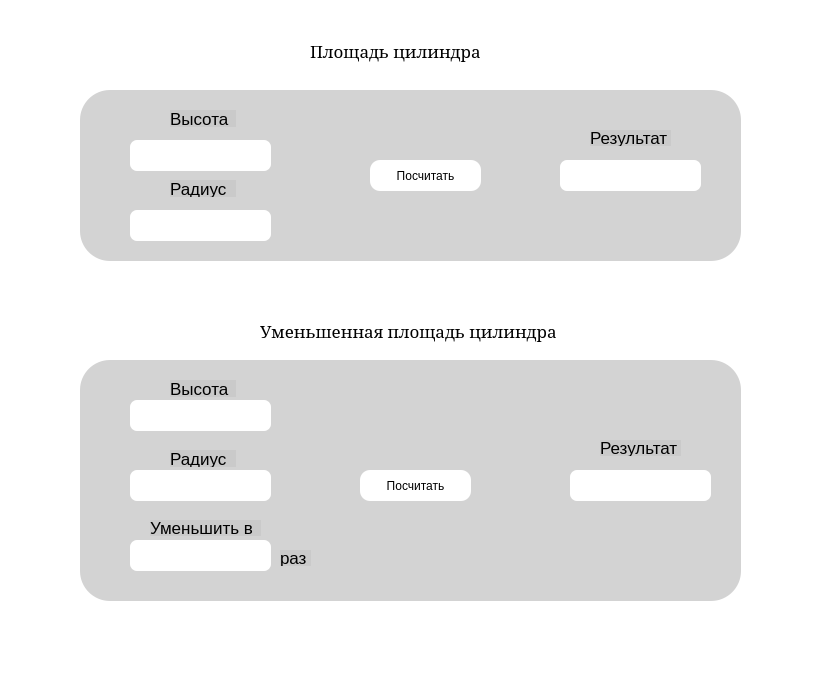
<?xml version="1.0" encoding="UTF-8"?>
<ui version="4.0">
 <class>MainWindow</class>
 <widget class="QMainWindow" name="MainWindow">
  <property name="geometry">
   <rect>
    <x>0</x>
    <y>0</y>
    <width>834</width>
    <height>691</height>
   </rect>
  </property>
  <property name="windowTitle">
   <string>MainWindow</string>
  </property>
  <property name="styleSheet">
   <string notr="true">* {
background-color: white;
}
QFrame {
background-color: rgba(200, 200, 200, 0.8);
border: none;
border-radius: 30px;
color: black;
}
QLabel {
background-color: white;
}
QFrame QLabel { 
background-color: rgba(200, 200, 200, 0.8);
}
QFrame QLineEdit, QPushButton {
background-color: white;
border:none;
}

QFrame QLineEdit {
color: black;
border-radius: 7px;
}
QFrame QPushButton {
border-radius: 10px;
}
QFrame QLineEdit:focus { 
border: 1px solid black;
}
QFrame QPushButton:hover { 
background-color: yellow;
border: 1px solid black;
}

</string>
  </property>
  <widget class="QWidget" name="centralwidget">
   <widget class="QLabel" name="label">
    <property name="geometry">
     <rect>
      <x>310</x>
      <y>30</y>
      <width>171</width>
      <height>41</height>
     </rect>
    </property>
    <property name="font">
     <font>
      <family>Serif</family>
      <pointsize>13</pointsize>
     </font>
    </property>
    <property name="text">
     <string>Площадь цилиндра </string>
    </property>
   </widget>
   <widget class="QFrame" name="frame">
    <property name="geometry">
     <rect>
      <x>80</x>
      <y>90</y>
      <width>661</width>
      <height>171</height>
     </rect>
    </property>
    <property name="styleSheet">
     <string notr="true"/>
    </property>
    <property name="frameShape">
     <enum>QFrame::StyledPanel</enum>
    </property>
    <property name="frameShadow">
     <enum>QFrame::Raised</enum>
    </property>
    <widget class="QPushButton" name="calculateSquareButton">
     <property name="geometry">
      <rect>
       <x>290</x>
       <y>70</y>
       <width>111</width>
       <height>31</height>
      </rect>
     </property>
     <property name="cursor">
      <cursorShape>PointingHandCursor</cursorShape>
     </property>
     <property name="styleSheet">
      <string notr="true"/>
     </property>
     <property name="text">
      <string>Посчитать</string>
     </property>
    </widget>
    <widget class="QLineEdit" name="heightLineEdit">
     <property name="geometry">
      <rect>
       <x>50</x>
       <y>50</y>
       <width>141</width>
       <height>31</height>
      </rect>
     </property>
    </widget>
    <widget class="QLineEdit" name="radiusLineEdit">
     <property name="geometry">
      <rect>
       <x>50</x>
       <y>120</y>
       <width>141</width>
       <height>31</height>
      </rect>
     </property>
    </widget>
    <widget class="QLineEdit" name="resultLineEdit">
     <property name="enabled">
      <bool>false</bool>
     </property>
     <property name="geometry">
      <rect>
       <x>480</x>
       <y>70</y>
       <width>141</width>
       <height>31</height>
      </rect>
     </property>
     <property name="cursor">
      <cursorShape>ArrowCursor</cursorShape>
     </property>
     <property name="readOnly">
      <bool>true</bool>
     </property>
    </widget>
    <widget class="QLabel" name="label_4">
     <property name="geometry">
      <rect>
       <x>510</x>
       <y>40</y>
       <width>81</width>
       <height>16</height>
      </rect>
     </property>
     <property name="font">
      <font>
       <pointsize>13</pointsize>
      </font>
     </property>
     <property name="text">
      <string>Результат</string>
     </property>
    </widget>
    <widget class="QLabel" name="label_3">
     <property name="geometry">
      <rect>
       <x>90</x>
       <y>90</y>
       <width>66</width>
       <height>17</height>
      </rect>
     </property>
     <property name="font">
      <font>
       <pointsize>13</pointsize>
      </font>
     </property>
     <property name="text">
      <string>Радиус</string>
     </property>
    </widget>
    <widget class="QLabel" name="label_2">
     <property name="geometry">
      <rect>
       <x>90</x>
       <y>20</y>
       <width>66</width>
       <height>17</height>
      </rect>
     </property>
     <property name="font">
      <font>
       <pointsize>13</pointsize>
      </font>
     </property>
     <property name="text">
      <string>Высота</string>
     </property>
    </widget>
   </widget>
   <widget class="QFrame" name="frame_2">
    <property name="geometry">
     <rect>
      <x>80</x>
      <y>360</y>
      <width>661</width>
      <height>241</height>
     </rect>
    </property>
    <property name="styleSheet">
     <string notr="true"/>
    </property>
    <property name="frameShape">
     <enum>QFrame::StyledPanel</enum>
    </property>
    <property name="frameShadow">
     <enum>QFrame::Raised</enum>
    </property>
    <widget class="QPushButton" name="calculateReducedSquareButton">
     <property name="geometry">
      <rect>
       <x>280</x>
       <y>110</y>
       <width>111</width>
       <height>31</height>
      </rect>
     </property>
     <property name="cursor">
      <cursorShape>PointingHandCursor</cursorShape>
     </property>
     <property name="styleSheet">
      <string notr="true"/>
     </property>
     <property name="text">
      <string>Посчитать</string>
     </property>
    </widget>
    <widget class="QLineEdit" name="reducedHeightLineEdit">
     <property name="geometry">
      <rect>
       <x>50</x>
       <y>40</y>
       <width>141</width>
       <height>31</height>
      </rect>
     </property>
    </widget>
    <widget class="QLineEdit" name="reducedRadiusLineEdit">
     <property name="geometry">
      <rect>
       <x>50</x>
       <y>110</y>
       <width>141</width>
       <height>31</height>
      </rect>
     </property>
    </widget>
    <widget class="QLineEdit" name="reducedResultLineEdit">
     <property name="enabled">
      <bool>false</bool>
     </property>
     <property name="geometry">
      <rect>
       <x>490</x>
       <y>110</y>
       <width>141</width>
       <height>31</height>
      </rect>
     </property>
     <property name="cursor">
      <cursorShape>ArrowCursor</cursorShape>
     </property>
     <property name="readOnly">
      <bool>true</bool>
     </property>
    </widget>
    <widget class="QLabel" name="label_5">
     <property name="geometry">
      <rect>
       <x>520</x>
       <y>80</y>
       <width>81</width>
       <height>16</height>
      </rect>
     </property>
     <property name="font">
      <font>
       <pointsize>13</pointsize>
      </font>
     </property>
     <property name="text">
      <string>Результат</string>
     </property>
    </widget>
    <widget class="QLabel" name="label_6">
     <property name="geometry">
      <rect>
       <x>90</x>
       <y>90</y>
       <width>66</width>
       <height>17</height>
      </rect>
     </property>
     <property name="font">
      <font>
       <pointsize>13</pointsize>
      </font>
     </property>
     <property name="text">
      <string>Радиус</string>
     </property>
    </widget>
    <widget class="QLabel" name="label_7">
     <property name="geometry">
      <rect>
       <x>90</x>
       <y>20</y>
       <width>66</width>
       <height>17</height>
      </rect>
     </property>
     <property name="font">
      <font>
       <pointsize>13</pointsize>
      </font>
     </property>
     <property name="text">
      <string>Высота</string>
     </property>
    </widget>
    <widget class="QLineEdit" name="reduceLineEdit">
     <property name="geometry">
      <rect>
       <x>50</x>
       <y>180</y>
       <width>141</width>
       <height>31</height>
      </rect>
     </property>
    </widget>
    <widget class="QLabel" name="label_9">
     <property name="geometry">
      <rect>
       <x>70</x>
       <y>160</y>
       <width>111</width>
       <height>16</height>
      </rect>
     </property>
     <property name="font">
      <font>
       <pointsize>13</pointsize>
      </font>
     </property>
     <property name="text">
      <string>Уменьшить в </string>
     </property>
    </widget>
    <widget class="QLabel" name="label_10">
     <property name="geometry">
      <rect>
       <x>200</x>
       <y>190</y>
       <width>31</width>
       <height>16</height>
      </rect>
     </property>
     <property name="font">
      <font>
       <pointsize>13</pointsize>
      </font>
     </property>
     <property name="text">
      <string>раз</string>
     </property>
    </widget>
   </widget>
   <widget class="QLabel" name="label_8">
    <property name="geometry">
     <rect>
      <x>260</x>
      <y>310</y>
      <width>301</width>
      <height>41</height>
     </rect>
    </property>
    <property name="font">
     <font>
      <family>Serif</family>
      <pointsize>13</pointsize>
     </font>
    </property>
    <property name="text">
     <string>Уменьшенная площадь цилиндра  </string>
    </property>
   </widget>
  </widget>
  <widget class="QMenuBar" name="menubar">
   <property name="geometry">
    <rect>
     <x>0</x>
     <y>0</y>
     <width>834</width>
     <height>22</height>
    </rect>
   </property>
  </widget>
  <widget class="QStatusBar" name="statusbar"/>
 </widget>
 <resources/>
 <connections/>
</ui>
